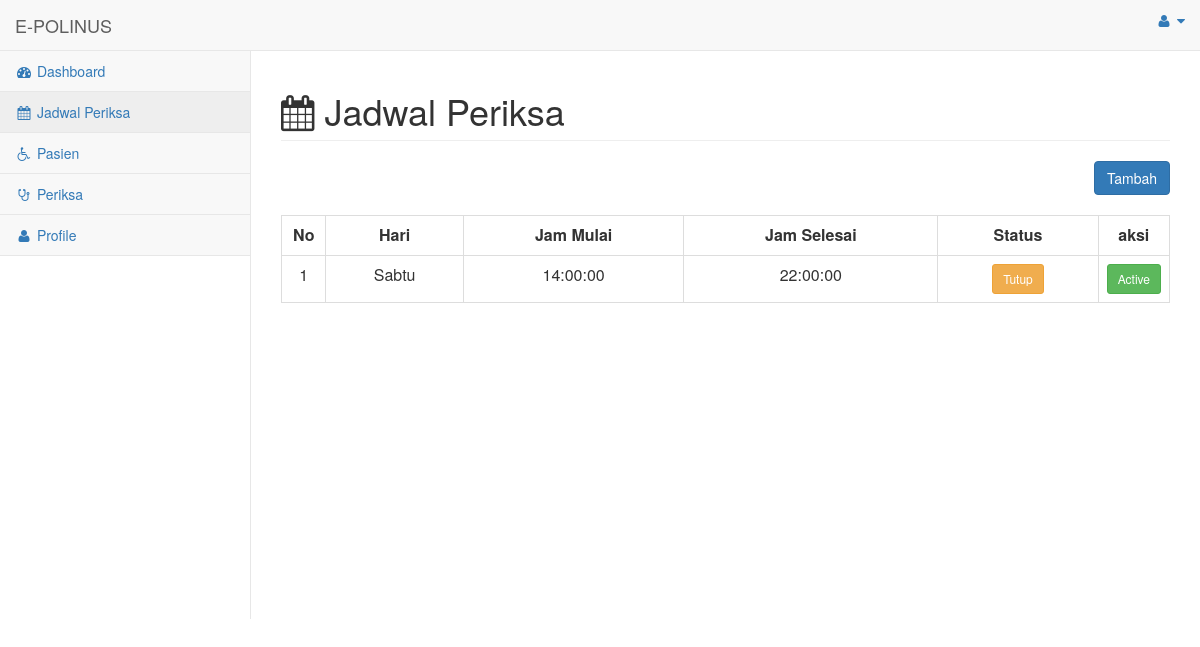
The app's page /menu/menu_jadwal_periksa.php (signed in), older data.
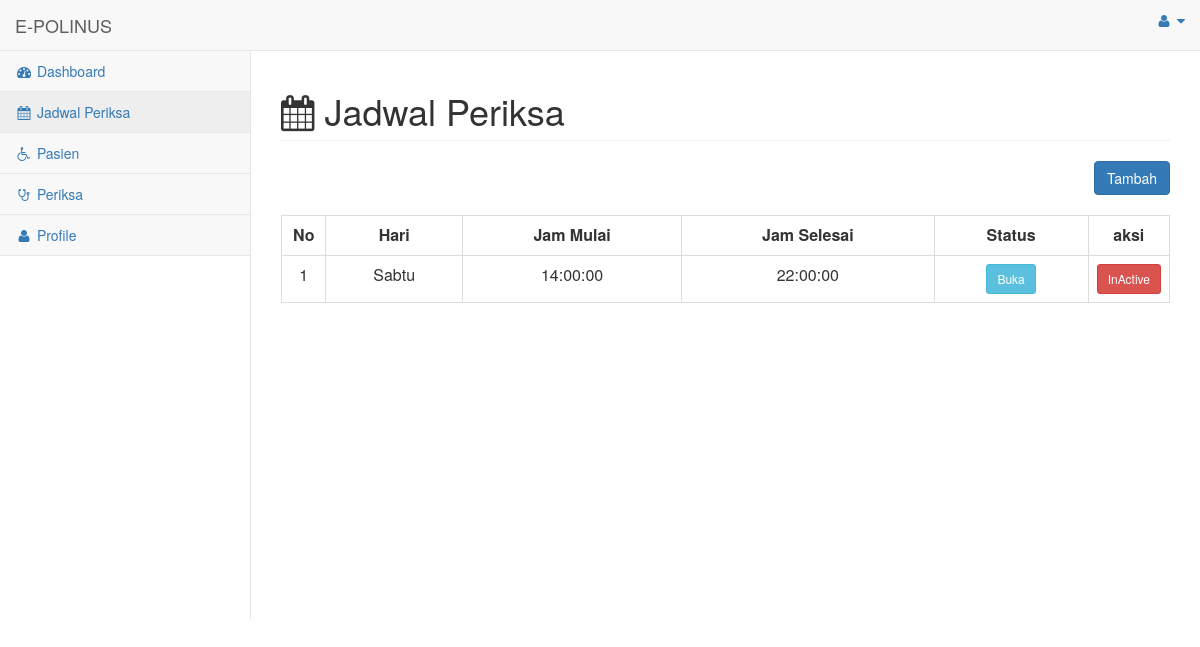
The same page, newer data.
### tables this page shows
CREATE TABLE `jadwal_periksa` (
  `id_jadwal` int(11) UNSIGNED NOT NULL,
  `id_dokter` int(11) UNSIGNED NOT NULL,
  `hari` enum('Senin','Selasa','Rabu','Kamis','Jumat','Sabtu') NOT NULL,
  `jam_mulai` time NOT NULL,
  `jam_selesai` time NOT NULL,
  `status` tinyint(1) NOT NULL DEFAULT 0
);

### menu/menu_jadwal_periksa.php (the view, shortened to what the changed rows need)
<html>
<head>
    <link href="../vendor/bootstrap/css/bootstrap.min.css" rel="stylesheet">
    <link href="../vendor/metisMenu/metisMenu.min.css" rel="stylesheet">
    <link href="../dist/css/sb-admin-2.css" rel="stylesheet">
    <link href="../vendor/morrisjs/morris.css" rel="stylesheet">
    <link href="../vendor/font-awesome/css/font-awesome.min.css" rel="stylesheet" type="text/css">
    <link href="../vendor/datatables-plugins/dataTables.bootstrap.css" rel="stylesheet">
    <link href="../vendor/datatables-responsive/dataTables.responsive.css" rel="stylesheet">
    <link rel="stylesheet" href="https://maxcdn.bootstrapcdn.com/bootstrap/3.4.1/css/bootstrap.min.css">
</head>
<body>
<div id="wrapper">
<div id="page-wrapper">
            <div class="row">
                <div class="col-lg-12">
                    <h1 class="page-header"><i class="fa fa-calendar"></i> Jadwal Periksa</h1>
                </div>
            </div>
            <br>
            <div class="card-body">
                <div class="table-responsive">
                    <table class="table table-bordered" id="dataTable" width="100%" cellspacing="0">
                    <?php
                        include '../koneksi.php';
                        $no = 1;
                        $query = "SELECT * FROM jadwal_periksa WHERE id_dokter= '$_SESSION[id_dokter]'";
                        $result = mysqli_query($koneksi, $query);
                        while ($row = mysqli_fetch_array($result)) :
                            ?>
                                    <tr align="center">
                                    <td><?= $no++ ?></td>
                                    <td><?= $row['hari'] ?></td>
                                    <td><?= $row['jam_mulai'] ?></td>
                                    <td><?= $row['jam_selesai'] ?></td>
                                    <td> <?php
                                        if($row['status'] == 0){
                                            echo '<a class="btn btn-sm btn-warning" >Tutup</a>';
                                        } else{
                                            echo '<a class="btn btn-sm btn-info" >Buka</a>';
                                        }
                                        ?> </td>
                                    <td>
                                        <?php
                                        if($row['status'] == 0){
                                            echo '<a class="btn btn-sm btn-success" href="status.php?id_jadwal=' . $row['id_jadwal'] . '&status=1">Active</a>';
                                        } else{
                                            echo '<a class="btn btn-sm btn-danger" href="status.php?id_jadwal=' . $row['id_jadwal'] . '&status=0">InActive</a>';
                                        }
                                        ?>
                                    </td>
                                    </tr>
                                    <?php endwhile; ?>
                    </table>
                </div>
            </div>
</div>
</div>
</body>
</html>

Row changes from the older to the newer data that the page shows:
changed jadwal_periksa "Sabtu": status "Tutup Active" → "Buka InActive"
